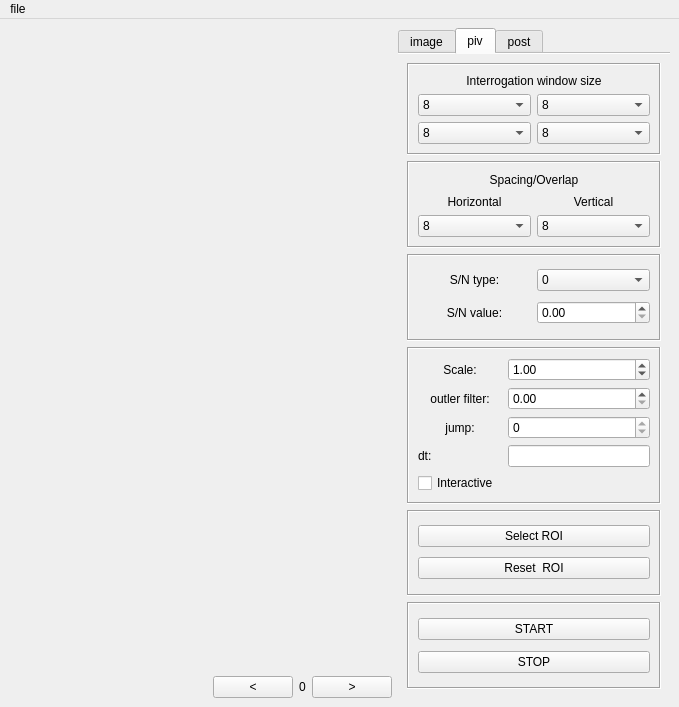
<?xml version="1.0" encoding="UTF-8"?>
<ui version="4.0">
 <class>MainWindow</class>
 <widget class="QMainWindow" name="MainWindow">
  <property name="geometry">
   <rect>
    <x>0</x>
    <y>0</y>
    <width>679</width>
    <height>707</height>
   </rect>
  </property>
  <property name="mouseTracking">
   <bool>false</bool>
  </property>
  <property name="acceptDrops">
   <bool>false</bool>
  </property>
  <property name="windowTitle">
   <string>OpenPIV</string>
  </property>
  <property name="windowIcon">
   <iconset>
    <normaloff>../../../../../../../.designer/backup/images/openpiv_logo.png</normaloff>../../../../../../../.designer/backup/images/openpiv_logo.png</iconset>
  </property>
  <property name="styleSheet">
   <string notr="true"/>
  </property>
  <property name="locale">
   <locale language="English" country="Israel"/>
  </property>
  <property name="documentMode">
   <bool>false</bool>
  </property>
  <property name="dockNestingEnabled">
   <bool>false</bool>
  </property>
  <widget class="QWidget" name="centralwidget">
   <property name="autoFillBackground">
    <bool>false</bool>
   </property>
   <layout class="QGridLayout" name="gridLayout_3">
    <item row="0" column="4" rowspan="2">
     <widget class="QTabWidget" name="tabWidget">
      <property name="tabPosition">
       <enum>QTabWidget::North</enum>
      </property>
      <property name="currentIndex">
       <number>1</number>
      </property>
      <property name="elideMode">
       <enum>Qt::ElideNone</enum>
      </property>
      <property name="usesScrollButtons">
       <bool>false</bool>
      </property>
      <property name="documentMode">
       <bool>true</bool>
      </property>
      <property name="movable">
       <bool>false</bool>
      </property>
      <widget class="QWidget" name="tab_6">
       <attribute name="title">
        <string>image</string>
       </attribute>
       <layout class="QGridLayout" name="gridLayout_4">
        <item row="7" column="0">
         <spacer name="wow">
          <property name="orientation">
           <enum>Qt::Vertical</enum>
          </property>
          <property name="sizeHint" stdset="0">
           <size>
            <width>20</width>
            <height>2000</height>
           </size>
          </property>
         </spacer>
        </item>
        <item row="5" column="0">
         <widget class="QFrame" name="frame">
          <property name="frameShape">
           <enum>QFrame::Box</enum>
          </property>
          <property name="frameShadow">
           <enum>QFrame::Sunken</enum>
          </property>
          <layout class="QGridLayout" name="gridLayout_2">
           <item row="2" column="0">
            <widget class="QLabel" name="label_3">
             <property name="text">
              <string>bit:</string>
             </property>
             <property name="alignment">
              <set>Qt::AlignCenter</set>
             </property>
            </widget>
           </item>
           <item row="2" column="1">
            <widget class="QComboBox" name="comboBox">
             <item>
              <property name="text">
               <string>8 bit</string>
              </property>
             </item>
             <item>
              <property name="text">
               <string>16 bit</string>
              </property>
             </item>
            </widget>
           </item>
           <item row="1" column="0">
            <widget class="QLabel" name="label_2">
             <property name="text">
              <string>invert:</string>
             </property>
             <property name="alignment">
              <set>Qt::AlignCenter</set>
             </property>
            </widget>
           </item>
           <item row="1" column="1">
            <widget class="QPushButton" name="pushButton">
             <property name="text">
              <string>invert</string>
             </property>
            </widget>
           </item>
          </layout>
         </widget>
        </item>
        <item row="6" column="0">
         <widget class="QFrame" name="frame_4">
          <property name="frameShape">
           <enum>QFrame::Box</enum>
          </property>
          <property name="frameShadow">
           <enum>QFrame::Sunken</enum>
          </property>
          <layout class="QGridLayout" name="gridLayout_5">
           <item row="0" column="0">
            <widget class="QLabel" name="label">
             <property name="text">
              <string>brightness</string>
             </property>
             <property name="alignment">
              <set>Qt::AlignCenter</set>
             </property>
            </widget>
           </item>
           <item row="1" column="0">
            <widget class="QSlider" name="horizontalSlider">
             <property name="orientation">
              <enum>Qt::Horizontal</enum>
             </property>
            </widget>
           </item>
          </layout>
         </widget>
        </item>
        <item row="1" column="0">
         <widget class="QFrame" name="frame_2">
          <property name="frameShape">
           <enum>QFrame::StyledPanel</enum>
          </property>
          <property name="frameShadow">
           <enum>QFrame::Raised</enum>
          </property>
          <layout class="QGridLayout" name="gridLayout">
           <item row="0" column="3">
            <widget class="QPushButton" name="remove_button">
             <property name="enabled">
              <bool>true</bool>
             </property>
             <property name="text">
              <string>Remove</string>
             </property>
            </widget>
           </item>
           <item row="0" column="2">
            <widget class="QPushButton" name="add_button">
             <property name="text">
              <string>Load</string>
             </property>
            </widget>
           </item>
           <item row="1" column="2" colspan="2">
            <widget class="QListWidget" name="listWidget">
             <property name="sizePolicy">
              <sizepolicy hsizetype="Preferred" vsizetype="Preferred">
               <horstretch>0</horstretch>
               <verstretch>0</verstretch>
              </sizepolicy>
             </property>
             <property name="minimumSize">
              <size>
               <width>230</width>
               <height>172</height>
              </size>
             </property>
             <property name="maximumSize">
              <size>
               <width>9999999</width>
               <height>99999</height>
              </size>
             </property>
            </widget>
           </item>
          </layout>
         </widget>
        </item>
       </layout>
      </widget>
      <widget class="QWidget" name="tab_5">
       <attribute name="title">
        <string>piv</string>
       </attribute>
       <layout class="QGridLayout" name="gridLayout_8">
        <item row="6" column="0">
         <widget class="QFrame" name="frame_3">
          <property name="frameShape">
           <enum>QFrame::Box</enum>
          </property>
          <property name="frameShadow">
           <enum>QFrame::Sunken</enum>
          </property>
          <layout class="QGridLayout" name="gridLayout_9">
           <item row="1" column="1">
            <widget class="QPushButton" name="stop_button_3">
             <property name="sizePolicy">
              <sizepolicy hsizetype="Preferred" vsizetype="Fixed">
               <horstretch>0</horstretch>
               <verstretch>0</verstretch>
              </sizepolicy>
             </property>
             <property name="cursor">
              <cursorShape>PointingHandCursor</cursorShape>
             </property>
             <property name="text">
              <string>STOP</string>
             </property>
            </widget>
           </item>
           <item row="0" column="1">
            <widget class="QPushButton" name="start_button_3">
             <property name="cursor">
              <cursorShape>PointingHandCursor</cursorShape>
             </property>
             <property name="text">
              <string>START</string>
             </property>
            </widget>
           </item>
          </layout>
         </widget>
        </item>
        <item row="3" column="0">
         <widget class="QFrame" name="sc_oufi_j_frame_3">
          <property name="frameShape">
           <enum>QFrame::Box</enum>
          </property>
          <property name="frameShadow">
           <enum>QFrame::Sunken</enum>
          </property>
          <layout class="QGridLayout" name="gridLayout_40">
           <item row="5" column="1">
            <widget class="QLineEdit" name="lineEdit">
             <property name="text">
              <string notr="true"/>
             </property>
             <property name="alignment">
              <set>Qt::AlignCenter</set>
             </property>
            </widget>
           </item>
           <item row="5" column="0">
            <widget class="QLabel" name="label_4">
             <property name="text">
              <string>dt:</string>
             </property>
            </widget>
           </item>
           <item row="3" column="1">
            <widget class="QSpinBox" name="jump_spin_box_3">
             <property name="maximum">
              <number>0</number>
             </property>
            </widget>
           </item>
           <item row="3" column="0">
            <widget class="QLabel" name="jump_lable_3">
             <property name="text">
              <string>jump:</string>
             </property>
             <property name="alignment">
              <set>Qt::AlignCenter</set>
             </property>
            </widget>
           </item>
           <item row="0" column="1">
            <widget class="QDoubleSpinBox" name="scale_spin_box_3">
             <property name="value">
              <double>1.000000000000000</double>
             </property>
            </widget>
           </item>
           <item row="2" column="0">
            <widget class="QLabel" name="outler_filter_lable_3">
             <property name="text">
              <string>outler filter:</string>
             </property>
             <property name="alignment">
              <set>Qt::AlignCenter</set>
             </property>
            </widget>
           </item>
           <item row="2" column="1">
            <widget class="QDoubleSpinBox" name="outler_filter_spin_box_3">
             <property name="accelerated">
              <bool>true</bool>
             </property>
             <property name="maximum">
              <double>100.000000000000000</double>
             </property>
             <property name="singleStep">
              <double>0.100000000000000</double>
             </property>
            </widget>
           </item>
           <item row="0" column="0">
            <widget class="QLabel" name="scale_lable_3">
             <property name="text">
              <string>Scale:</string>
             </property>
             <property name="alignment">
              <set>Qt::AlignCenter</set>
             </property>
            </widget>
           </item>
           <item row="6" column="0">
            <widget class="QCheckBox" name="checkBox">
             <property name="text">
              <string>Interactive </string>
             </property>
             <property name="iconSize">
              <size>
               <width>16</width>
               <height>16</height>
              </size>
             </property>
             <property name="tristate">
              <bool>false</bool>
             </property>
            </widget>
           </item>
          </layout>
         </widget>
        </item>
        <item row="2" column="0">
         <widget class="QFrame" name="type_value_frame_3">
          <property name="enabled">
           <bool>true</bool>
          </property>
          <property name="frameShape">
           <enum>QFrame::Box</enum>
          </property>
          <property name="frameShadow">
           <enum>QFrame::Sunken</enum>
          </property>
          <layout class="QGridLayout" name="gridLayout_41">
           <item row="0" column="1">
            <widget class="QComboBox" name="type_combo_box_3">
             <item>
              <property name="text">
               <string>0</string>
              </property>
             </item>
             <item>
              <property name="text">
               <string>1</string>
              </property>
             </item>
             <item>
              <property name="text">
               <string>2</string>
              </property>
             </item>
             <item>
              <property name="text">
               <string>3</string>
              </property>
             </item>
            </widget>
           </item>
           <item row="2" column="0">
            <widget class="QLabel" name="value_label_3">
             <property name="text">
              <string>S/N value:</string>
             </property>
             <property name="alignment">
              <set>Qt::AlignCenter</set>
             </property>
            </widget>
           </item>
           <item row="0" column="0">
            <widget class="QLabel" name="type_label_3">
             <property name="text">
              <string>S/N type:</string>
             </property>
             <property name="alignment">
              <set>Qt::AlignCenter</set>
             </property>
            </widget>
           </item>
           <item row="2" column="1">
            <widget class="QDoubleSpinBox" name="value_spin_box_3">
             <property name="sizePolicy">
              <sizepolicy hsizetype="Minimum" vsizetype="Fixed">
               <horstretch>0</horstretch>
               <verstretch>0</verstretch>
              </sizepolicy>
             </property>
             <property name="cursor">
              <cursorShape>PointingHandCursor</cursorShape>
             </property>
             <property name="accelerated">
              <bool>true</bool>
             </property>
             <property name="maximum">
              <double>100.000000000000000</double>
             </property>
             <property name="singleStep">
              <double>0.100000000000000</double>
             </property>
            </widget>
           </item>
          </layout>
         </widget>
        </item>
        <item row="0" column="0">
         <widget class="QFrame" name="interrogation_winsize_frame_3">
          <property name="toolTip">
           <string notr="true">here you add the width and hight of the two images</string>
          </property>
          <property name="frameShape">
           <enum>QFrame::Box</enum>
          </property>
          <property name="frameShadow">
           <enum>QFrame::Sunken</enum>
          </property>
          <layout class="QGridLayout" name="gridLayout_10">
           <item row="0" column="0" colspan="2">
            <widget class="QLabel" name="interrogation_winsize_label_3">
             <property name="text">
              <string>Interrogation window size</string>
             </property>
             <property name="alignment">
              <set>Qt::AlignCenter</set>
             </property>
            </widget>
           </item>
           <item row="1" column="1">
            <widget class="QComboBox" name="comboBox_12">
             <item>
              <property name="text">
               <string>8</string>
              </property>
             </item>
             <item>
              <property name="text">
               <string>16</string>
              </property>
             </item>
             <item>
              <property name="text">
               <string>32</string>
              </property>
             </item>
             <item>
              <property name="text">
               <string>64</string>
              </property>
             </item>
             <item>
              <property name="text">
               <string>128</string>
              </property>
             </item>
             <item>
              <property name="text">
               <string>256</string>
              </property>
             </item>
             <item>
              <property name="text">
               <string>512</string>
              </property>
             </item>
            </widget>
           </item>
           <item row="1" column="0">
            <widget class="QComboBox" name="comboBox_11">
             <property name="toolTip">
              <string>width A</string>
             </property>
             <item>
              <property name="text">
               <string>8</string>
              </property>
             </item>
             <item>
              <property name="text">
               <string>16</string>
              </property>
             </item>
             <item>
              <property name="text">
               <string>32</string>
              </property>
             </item>
             <item>
              <property name="text">
               <string>64</string>
              </property>
             </item>
             <item>
              <property name="text">
               <string>128</string>
              </property>
             </item>
             <item>
              <property name="text">
               <string>256</string>
              </property>
             </item>
             <item>
              <property name="text">
               <string>512</string>
              </property>
             </item>
            </widget>
           </item>
           <item row="2" column="0">
            <widget class="QComboBox" name="comboBox_13">
             <property name="toolTip">
              <string>&lt;html&gt;&lt;head/&gt;&lt;body&gt;&lt;p&gt;&lt;span style=&quot; font-weight:600;&quot;&gt;width Bwidth B&lt;/span&gt;&lt;/p&gt;&lt;/body&gt;&lt;/html&gt;</string>
             </property>
             <property name="whatsThis">
              <string>&lt;html&gt;&lt;head/&gt;&lt;body&gt;&lt;p&gt;width B&lt;/p&gt;&lt;/body&gt;&lt;/html&gt;</string>
             </property>
             <item>
              <property name="text">
               <string>8</string>
              </property>
             </item>
             <item>
              <property name="text">
               <string>16</string>
              </property>
             </item>
             <item>
              <property name="text">
               <string>32</string>
              </property>
             </item>
             <item>
              <property name="text">
               <string>64</string>
              </property>
             </item>
             <item>
              <property name="text">
               <string>128</string>
              </property>
             </item>
             <item>
              <property name="text">
               <string>256</string>
              </property>
             </item>
             <item>
              <property name="text">
               <string>512</string>
              </property>
             </item>
            </widget>
           </item>
           <item row="2" column="1">
            <widget class="QComboBox" name="comboBox_14">
             <item>
              <property name="text">
               <string>8</string>
              </property>
             </item>
             <item>
              <property name="text">
               <string>16</string>
              </property>
             </item>
             <item>
              <property name="text">
               <string>32</string>
              </property>
             </item>
             <item>
              <property name="text">
               <string>64</string>
              </property>
             </item>
             <item>
              <property name="text">
               <string>128</string>
              </property>
             </item>
             <item>
              <property name="text">
               <string>256</string>
              </property>
             </item>
             <item>
              <property name="text">
               <string>512</string>
              </property>
             </item>
            </widget>
           </item>
          </layout>
         </widget>
        </item>
        <item row="5" column="0">
         <widget class="QFrame" name="roi_frame_3">
          <property name="frameShape">
           <enum>QFrame::Box</enum>
          </property>
          <property name="frameShadow">
           <enum>QFrame::Sunken</enum>
          </property>
          <layout class="QGridLayout" name="gridLayout_38">
           <item row="2" column="0">
            <widget class="QPushButton" name="reset_roi_button_3">
             <property name="cursor">
              <cursorShape>PointingHandCursor</cursorShape>
             </property>
             <property name="text">
              <string>Reset  ROI</string>
             </property>
             <property name="autoRepeat">
              <bool>false</bool>
             </property>
             <property name="autoExclusive">
              <bool>false</bool>
             </property>
             <property name="autoDefault">
              <bool>false</bool>
             </property>
             <property name="default">
              <bool>false</bool>
             </property>
             <property name="flat">
              <bool>false</bool>
             </property>
            </widget>
           </item>
           <item row="0" column="0">
            <widget class="QPushButton" name="select_roi_button_3">
             <property name="cursor">
              <cursorShape>PointingHandCursor</cursorShape>
             </property>
             <property name="text">
              <string>Select ROI</string>
             </property>
             <property name="autoRepeat">
              <bool>false</bool>
             </property>
             <property name="autoExclusive">
              <bool>false</bool>
             </property>
             <property name="autoDefault">
              <bool>false</bool>
             </property>
             <property name="default">
              <bool>false</bool>
             </property>
             <property name="flat">
              <bool>false</bool>
             </property>
            </widget>
           </item>
          </layout>
         </widget>
        </item>
        <item row="1" column="0">
         <widget class="QFrame" name="spacing_frame_3">
          <property name="cursor">
           <cursorShape>PointingHandCursor</cursorShape>
          </property>
          <property name="frameShape">
           <enum>QFrame::Box</enum>
          </property>
          <property name="frameShadow">
           <enum>QFrame::Sunken</enum>
          </property>
          <layout class="QGridLayout" name="gridLayout_39">
           <item row="2" column="1">
            <widget class="QComboBox" name="comboBox_9">
             <item>
              <property name="text">
               <string>8</string>
              </property>
             </item>
             <item>
              <property name="text">
               <string>16</string>
              </property>
             </item>
             <item>
              <property name="text">
               <string>32</string>
              </property>
             </item>
             <item>
              <property name="text">
               <string>64</string>
              </property>
             </item>
             <item>
              <property name="text">
               <string>128</string>
              </property>
             </item>
             <item>
              <property name="text">
               <string>256</string>
              </property>
             </item>
             <item>
              <property name="text">
               <string>512</string>
              </property>
             </item>
            </widget>
           </item>
           <item row="1" column="1">
            <widget class="QLabel" name="horizontal_label_3">
             <property name="text">
              <string>Horizontal</string>
             </property>
             <property name="alignment">
              <set>Qt::AlignCenter</set>
             </property>
            </widget>
           </item>
           <item row="2" column="2">
            <widget class="QComboBox" name="comboBox_10">
             <item>
              <property name="text">
               <string>8</string>
              </property>
             </item>
             <item>
              <property name="text">
               <string>16</string>
              </property>
             </item>
             <item>
              <property name="text">
               <string>32</string>
              </property>
             </item>
             <item>
              <property name="text">
               <string>64</string>
              </property>
             </item>
             <item>
              <property name="text">
               <string>128</string>
              </property>
             </item>
             <item>
              <property name="text">
               <string>256</string>
              </property>
             </item>
             <item>
              <property name="text">
               <string>512</string>
              </property>
             </item>
            </widget>
           </item>
           <item row="0" column="1" colspan="2">
            <widget class="QLabel" name="spacing_label_3">
             <property name="text">
              <string>Spacing/Overlap</string>
             </property>
             <property name="alignment">
              <set>Qt::AlignCenter</set>
             </property>
            </widget>
           </item>
           <item row="1" column="2">
            <widget class="QLabel" name="vertical_label_3">
             <property name="text">
              <string>Vertical</string>
             </property>
             <property name="alignment">
              <set>Qt::AlignCenter</set>
             </property>
            </widget>
           </item>
          </layout>
         </widget>
        </item>
       </layout>
      </widget>
      <widget class="QWidget" name="tab">
       <attribute name="title">
        <string>post</string>
       </attribute>
       <layout class="QGridLayout" name="gridLayout_15">
        <item row="0" column="0">
         <widget class="QGroupBox" name="filter_group_box">
          <property name="title">
           <string>filters</string>
          </property>
          <layout class="QGridLayout" name="gridLayout_14">
           <item row="2" column="0">
            <widget class="QGroupBox" name="local_filter_group_box">
             <property name="title">
              <string>local filter</string>
             </property>
             <layout class="QGridLayout" name="gridLayout_16">
              <item row="1" column="1">
               <widget class="QDoubleSpinBox" name="local_median_spin_box"/>
              </item>
              <item row="0" column="1">
               <widget class="QDoubleSpinBox" name="local_mean_spin_box">
                <property name="enabled">
                 <bool>true</bool>
                </property>
               </widget>
              </item>
              <item row="1" column="0">
               <widget class="QRadioButton" name="loca_median_radio_button">
                <property name="text">
                 <string>median</string>
                </property>
               </widget>
              </item>
              <item row="0" column="0">
               <widget class="QRadioButton" name="local_mean_radio_button">
                <property name="text">
                 <string>mean</string>
                </property>
               </widget>
              </item>
             </layout>
            </widget>
           </item>
           <item row="5" column="0">
            <widget class="QGroupBox" name="smoothing_group_box">
             <property name="title">
              <string>smoothing</string>
             </property>
             <layout class="QGridLayout" name="gridLayout_17">
              <item row="0" column="0">
               <widget class="QRadioButton" name="smoothing_mean_radio_button">
                <property name="text">
                 <string>mean</string>
                </property>
               </widget>
              </item>
              <item row="0" column="1">
               <widget class="QDoubleSpinBox" name="smoothing_mean_spin_box"/>
              </item>
              <item row="1" column="0">
               <widget class="QRadioButton" name="smoothing_median_radio_button">
                <property name="text">
                 <string>median</string>
                </property>
               </widget>
              </item>
              <item row="1" column="1">
               <widget class="QDoubleSpinBox" name="smoothing_median_spin_box"/>
              </item>
             </layout>
            </widget>
           </item>
           <item row="0" column="0">
            <widget class="QGroupBox" name="global_filter_group_box">
             <property name="title">
              <string>global filter</string>
             </property>
             <layout class="QGridLayout" name="gridLayout_13">
              <item row="0" column="0">
               <widget class="QDoubleSpinBox" name="global_filter_spin_box_1"/>
              </item>
              <item row="0" column="1">
               <widget class="QDoubleSpinBox" name="global_filter_spin_box_2"/>
              </item>
             </layout>
            </widget>
           </item>
           <item row="1" column="0">
            <widget class="Line" name="global_filter_local_filter_line">
             <property name="orientation">
              <enum>Qt::Horizontal</enum>
             </property>
            </widget>
           </item>
           <item row="4" column="0">
            <widget class="Line" name="local_filter_smoothing_line">
             <property name="orientation">
              <enum>Qt::Horizontal</enum>
             </property>
            </widget>
           </item>
           <item row="6" column="0">
            <widget class="Line" name="smoothing_interpolation_line">
             <property name="orientation">
              <enum>Qt::Horizontal</enum>
             </property>
            </widget>
           </item>
           <item row="7" column="0">
            <widget class="QGroupBox" name="interpolation_group_box">
             <property name="title">
              <string>interpolation </string>
             </property>
             <layout class="QGridLayout" name="gridLayout_18">
              <item row="1" column="1">
               <widget class="QSpinBox" name="times_spin_box"/>
              </item>
              <item row="0" column="0">
               <widget class="QLabel" name="action_label">
                <property name="text">
                 <string>action:</string>
                </property>
               </widget>
              </item>
              <item row="0" column="1">
               <widget class="QComboBox" name="action_combo_box">
                <item>
                 <property name="text">
                  <string>cubic</string>
                 </property>
                </item>
                <item>
                 <property name="text">
                  <string>linear</string>
                 </property>
                </item>
                <item>
                 <property name="text">
                  <string>nearest</string>
                 </property>
                </item>
               </widget>
              </item>
              <item row="1" column="0">
               <widget class="QLabel" name="times_label">
                <property name="text">
                 <string>times:</string>
                </property>
               </widget>
              </item>
              <item row="2" column="0" colspan="2">
               <widget class="QPushButton" name="activate_button">
                <property name="text">
                 <string>Activate</string>
                </property>
               </widget>
              </item>
             </layout>
            </widget>
           </item>
          </layout>
         </widget>
        </item>
       </layout>
      </widget>
     </widget>
    </item>
    <item row="1" column="0">
     <spacer name="horizontalSpacer">
      <property name="orientation">
       <enum>Qt::Horizontal</enum>
      </property>
      <property name="sizeHint" stdset="0">
       <size>
        <width>10000</width>
        <height>20</height>
       </size>
      </property>
     </spacer>
    </item>
    <item row="1" column="1">
     <widget class="QPushButton" name="left_button">
      <property name="sizePolicy">
       <sizepolicy hsizetype="Minimum" vsizetype="Minimum">
        <horstretch>0</horstretch>
        <verstretch>0</verstretch>
       </sizepolicy>
      </property>
      <property name="text">
       <string>&lt;</string>
      </property>
     </widget>
    </item>
    <item row="1" column="2">
     <widget class="QLabel" name="current_image">
      <property name="sizePolicy">
       <sizepolicy hsizetype="Minimum" vsizetype="Preferred">
        <horstretch>0</horstretch>
        <verstretch>0</verstretch>
       </sizepolicy>
      </property>
      <property name="text">
       <string>0</string>
      </property>
      <property name="alignment">
       <set>Qt::AlignCenter</set>
      </property>
     </widget>
    </item>
    <item row="1" column="3">
     <widget class="QPushButton" name="right_button">
      <property name="sizePolicy">
       <sizepolicy hsizetype="Minimum" vsizetype="Minimum">
        <horstretch>0</horstretch>
        <verstretch>0</verstretch>
       </sizepolicy>
      </property>
      <property name="text">
       <string>&gt;</string>
      </property>
     </widget>
    </item>
    <item row="0" column="0" colspan="4">
     <widget class="QStackedWidget" name="images_widget">
      <property name="sizePolicy">
       <sizepolicy hsizetype="Minimum" vsizetype="Minimum">
        <horstretch>0</horstretch>
        <verstretch>0</verstretch>
       </sizepolicy>
      </property>
      <property name="lineWidth">
       <number>2</number>
      </property>
      <property name="currentIndex">
       <number>0</number>
      </property>
      <widget class="QWidget" name="image">
       <layout class="QGridLayout" name="gridLayout_34">
        <item row="1" column="0" colspan="2">
         <widget class="QLabel" name="defult_image">
          <property name="text">
           <string/>
          </property>
          <property name="pixmap">
           <pixmap>../../../../../../../.designer/backup/images/openpiv_logo.png</pixmap>
          </property>
          <property name="scaledContents">
           <bool>false</bool>
          </property>
          <property name="alignment">
           <set>Qt::AlignCenter</set>
          </property>
         </widget>
        </item>
       </layout>
      </widget>
     </widget>
    </item>
   </layout>
  </widget>
  <widget class="QMenuBar" name="menuBar">
   <property name="geometry">
    <rect>
     <x>0</x>
     <y>0</y>
     <width>679</width>
     <height>21</height>
    </rect>
   </property>
   <widget class="QMenu" name="menufile">
    <property name="title">
     <string>file</string>
    </property>
    <addaction name="actionfiles"/>
   </widget>
   <addaction name="menufile"/>
  </widget>
  <action name="actiontest">
   <property name="text">
    <string>add</string>
   </property>
  </action>
  <action name="actionfiles">
   <property name="text">
    <string>file</string>
   </property>
  </action>
 </widget>
 <resources/>
 <connections/>
</ui>
